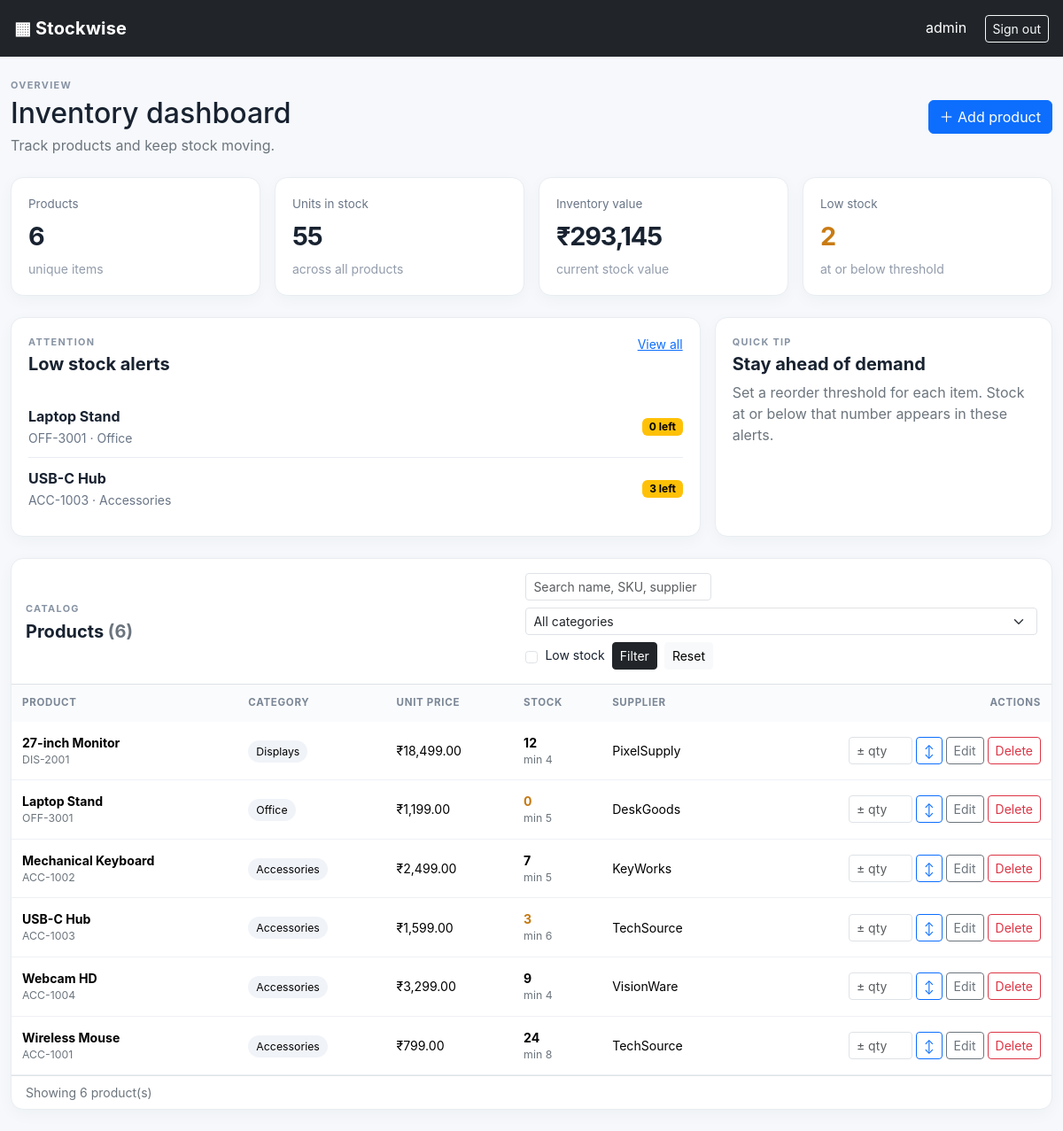
The page / (signed in) on the database its author committed.
### tables this page shows
CREATE TABLE products(id INTEGER PRIMARY KEY, name TEXT NOT NULL, sku TEXT UNIQUE NOT NULL, category TEXT NOT NULL, price REAL NOT NULL CHECK(price>=0), quantity INTEGER NOT NULL CHECK(quantity>=0), reorder_level INTEGER NOT NULL DEFAULT 5 CHECK(reorder_level>=0), supplier TEXT DEFAULT '', created_at TEXT NOT NULL);

### app.py (the view)
@app.get('/')
@signed_in
def dashboard():
    q=request.args.get('q','').strip(); cat=request.args.get('category',''); low=request.args.get('low','')
    sql='SELECT * FROM products WHERE 1=1'; args=[]
    if q: sql+=' AND (name LIKE ? OR sku LIKE ? OR supplier LIKE ?)'; args += [f'%{q}%']*3
    if cat: sql+=' AND category=?'; args.append(cat)
    if low=='1': sql+=' AND quantity<=reorder_level'
    sql+=' ORDER BY name COLLATE NOCASE'
    with connect() as db:
        products=db.execute(sql,args).fetchall()
        stats=db.execute('SELECT COUNT(*) products,COALESCE(SUM(quantity),0) units,COALESCE(SUM(price*quantity),0) value,COALESCE(SUM(quantity<=reorder_level),0) low FROM products').fetchone()
        categories=[r[0] for r in db.execute('SELECT DISTINCT category FROM products ORDER BY category')]
        alerts=db.execute('SELECT * FROM products WHERE quantity<=reorder_level ORDER BY quantity LIMIT 5').fetchall()
    return render_template('dashboard.html',products=products,stats=stats,categories=categories,alerts=alerts,q=q,cat=cat,low=low)

### app.py (called while the page is built)
def connect():
    db = sqlite3.connect(DB)
    db.row_factory = sqlite3.Row
    return db

def signed_in(fn):
    @wraps(fn)
    def wrapper(*args,**kwargs):
        if not session.get('user_id'):
            flash('Please sign in first.','warning'); return redirect(url_for('login'))
        return fn(*args,**kwargs)
    return wrapper

### templates/dashboard.html
{% extends 'base.html' %}{% block title %}Inventory · Stockwise{% endblock %}{% block content %}<div class="d-flex flex-wrap justify-content-between align-items-center gap-3 mb-4"><div><div class="eyebrow">OVERVIEW</div><h1 class="h2 mb-1">Inventory dashboard</h1><div class="text-secondary">Track products and keep stock moving.</div></div><a class="btn btn-primary" href="{{ url_for('product_form') }}">＋ Add product</a></div><div class="row g-3 mb-4"><div class="col-6 col-lg-3"><div class="metric"><span>Products</span><strong>{{ stats.products }}</strong><small>unique items</small></div></div><div class="col-6 col-lg-3"><div class="metric"><span>Units in stock</span><strong>{{ stats.units }}</strong><small>across all products</small></div></div><div class="col-6 col-lg-3"><div class="metric"><span>Inventory value</span><strong>₹{{ '{:,.0f}'.format(stats.value) }}</strong><small>current stock value</small></div></div><div class="col-6 col-lg-3"><div class="metric metric-alert"><span>Low stock</span><strong>{{ stats.low }}</strong><small>at or below threshold</small></div></div></div><div class="row g-3 mb-4"><div class="col-lg-8"><div class="panel h-100"><div class="d-flex justify-content-between"><div><div class="eyebrow">ATTENTION</div><h2 class="h5">Low stock alerts</h2></div><a href="{{ url_for('dashboard',low=1) }}" class="small">View all</a></div>{% if alerts %}<div class="alert-list">{% for p in alerts %}<div class="alert-row"><div><strong>{{ p.name }}</strong><small>{{ p.sku }} · {{ p.category }}</small></div><span class="badge text-bg-warning">{{ p.quantity }} left</span></div>{% endfor %}</div>{% else %}<p class="text-secondary mb-0">Everything is comfortably stocked.</p>{% endif %}</div></div><div class="col-lg-4"><div class="panel h-100"><div class="eyebrow">QUICK TIP</div><h2 class="h5">Stay ahead of demand</h2><p class="text-secondary mb-0">Set a reorder threshold for each item. Stock at or below that number appears in these alerts.</p></div></div></div><section class="panel p-0 overflow-hidden"><div class="p-3 border-bottom d-flex flex-wrap justify-content-between align-items-center gap-2"><div><div class="eyebrow">CATALOG</div><h2 class="h5 mb-0">Products <span class="text-secondary">({{ products|length }})</span></h2></div><form class="d-flex flex-wrap gap-2" method="get"><input class="form-control form-control-sm search-input" name="q" placeholder="Search name, SKU, supplier" value="{{ q }}"><select name="category" class="form-select form-select-sm"><option value="">All categories</option>{% for c in categories %}<option value="{{ c }}" {{ 'selected' if cat==c }}>{{ c }}</option>{% endfor %}</select><label class="form-check small d-flex align-items-center gap-2"><input type="checkbox" class="form-check-input" name="low" value="1" {{ 'checked' if low=='1' }}>Low stock</label><button class="btn btn-sm btn-dark">Filter</button><a href="{{ url_for('dashboard') }}" class="btn btn-sm btn-light">Reset</a></form></div><div class="table-responsive"><table class="table align-middle mb-0"><thead><tr><th>Product</th><th>Category</th><th>Unit price</th><th>Stock</th><th>Supplier</th><th class="text-end">Actions</th></tr></thead><tbody>{% for p in products %}<tr><td><strong>{{ p.name }}</strong><small class="d-block text-secondary">{{ p.sku }}</small></td><td><span class="category-pill">{{ p.category }}</span></td><td>₹{{ '{:,.2f}'.format(p.price) }}</td><td><span class="stock {{ 'low' if p.quantity<=p.reorder_level else '' }}">{{ p.quantity }}</span><small class="d-block text-secondary">min {{ p.reorder_level }}</small></td><td>{{ p.supplier or '—' }}</td><td class="text-end"><div class="d-inline-flex gap-1"><form method="post" action="{{ url_for('stock',pid=p.id) }}" class="d-flex gap-1 stock-form"><input name="change" type="number" class="form-control form-control-sm" placeholder="± qty" required><button class="btn btn-sm btn-outline-primary" title="Adjust stock">↕</button></form><a class="btn btn-sm btn-outline-secondary" href="{{ url_for('product_form',pid=p.id) }}">Edit</a><form method="post" action="{{ url_for('delete',pid=p.id) }}" data-confirm="Delete {{ p.name }}?"><button class="btn btn-sm btn-outline-danger">Delete</button></form></div></td></tr>{% else %}<tr><td colspan="6" class="text-center text-secondary py-5">No matching products. Try changing your filters.</td></tr>{% endfor %}</tbody></table></div><div class="px-3 py-2 text-secondary small border-top">Showing {{ products|length }} product(s)</div></section>{% endblock %}

### templates/base.html (shortened to what this page needs)
<!doctype html><html lang="en"><head><link href="https://cdn.jsdelivr.net/npm/bootstrap@5.3.3/dist/css/bootstrap.min.css" rel="stylesheet"><link href="{{ url_for('static',filename='style.css') }}" rel="stylesheet"></head><body><nav class="navbar navbar-dark bg-dark px-3"><a class="navbar-brand fw-bold" href="{{ url_for('dashboard') }}">▦ Stockwise</a>{% if session.get('user_id') %}<div class="text-white">{{ session.username }} <a class="btn btn-sm btn-outline-light ms-3" href="{{ url_for('logout') }}">Sign out</a></div>{% endif %}</nav><main class="container py-4">{% block content %}{% endblock %}</main></body></html>

### static/style.css (style rules this page uses)
:root { --ink:#182230;--muted:#697586;--line:#e8edf2;--blue:#3568df;--bg:#f6f8fb }
body { background:var(--bg);color:var(--ink);font-family:Inter,ui-sans-serif,system-ui,-apple-system,"Segoe UI",sans-serif }
.navbar { min-height:64px }
.navbar-brand { letter-spacing:.2px }
.container { max-width:1240px }
.eyebrow { font-size:.68rem;letter-spacing:.12em;font-weight:700;color:#8793a3;margin-bottom:5px }
.metric,.panel { background:#fff;border:1px solid var(--line);border-radius:14px;padding:19px;box-shadow:0 5px 18px rgba(26,43,65,.035) }
.metric { min-height:132px;display:flex;flex-direction:column }
.metric span { font-size:.84rem;color:var(--muted) }
.metric strong { font-size:1.8rem;letter-spacing:-.04em;margin:5px 0 }
.metric small { color:#929cab }
.metric-alert strong { color:#c97b13 }
.panel h2 { font-weight:650 }
.alert-list { margin-top:16px }
.alert-row { display:flex;align-items:center;justify-content:space-between;border-top:1px solid var(--line);padding:11px 0 }
.alert-row:first-child { border-top:0 }
.alert-row small { display:block;color:var(--muted);margin-top:2px }
.table thead th { font-size:.72rem;text-transform:uppercase;letter-spacing:.06em;color:#7b8796;background:#fafbfd;border:0;padding:12px }
.table tbody td { padding:13px 12px;border-color:#eef1f5;font-size:.88rem }
.category-pill { background:#f0f3f8;border-radius:99px;padding:5px 9px;font-size:.77rem }
.stock { font-weight:700 }
.stock.low { color:#c47a14 }
.search-input { width:210px }
.form-select-sm { min-width:140px }
.stock-form input { width:72px }

### rows shown on the page
products: name "Laptop Stand", sku "OFF-3001", category "Office", quantity "0", price "1,199.00", reorder_level "5", supplier "DeskGoods"
products: name "USB-C Hub", sku "ACC-1003", category "Accessories", quantity "3", price "1,599.00", reorder_level "6", supplier "TechSource"
products: name "27-inch Monitor", sku "DIS-2001", category "Displays", price "18,499.00", quantity "12", reorder_level "4", supplier "PixelSupply"
products: name "Mechanical Keyboard", sku "ACC-1002", category "Accessories", price "2,499.00", quantity "7", reorder_level "5", supplier "KeyWorks"
products: name "Webcam HD", sku "ACC-1004", category "Accessories", price "3,299.00", quantity "9", reorder_level "4", supplier "VisionWare"
products: name "Wireless Mouse", sku "ACC-1001", category "Accessories", price "799.00", quantity "24", reorder_level "8", supplier "TechSource"

### other values the page prints
{{ session.username }} "admin"
{{ stats.products }} "6"
{{ stats.units }} "55"
{{ '{:,.0f}'.format(stats.value) }} "293,145"
{{ stats.low }} "2"
{{ products|length }} "6"
